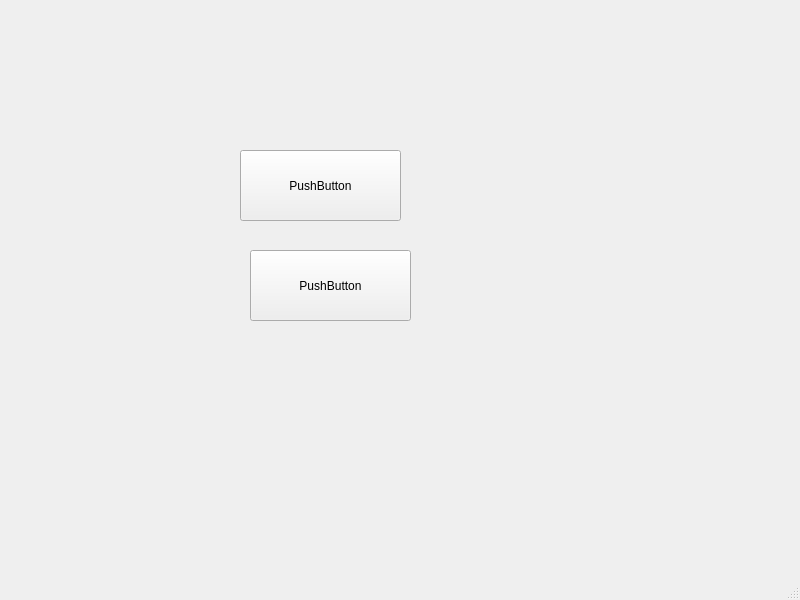
<?xml version="1.0" encoding="UTF-8"?>
<ui version="4.0">
 <class>MainWindow</class>
 <widget class="QMainWindow" name="MainWindow">
  <property name="geometry">
   <rect>
    <x>0</x>
    <y>0</y>
    <width>800</width>
    <height>600</height>
   </rect>
  </property>
  <property name="windowTitle">
   <string>MainWindow</string>
  </property>
  <widget class="QWidget" name="centralwidget">
   <widget class="QPushButton" name="pushButton">
    <property name="geometry">
     <rect>
      <x>240</x>
      <y>150</y>
      <width>161</width>
      <height>71</height>
     </rect>
    </property>
    <property name="text">
     <string>PushButton</string>
    </property>
   </widget>
   <widget class="QPushButton" name="pushButton_2">
    <property name="geometry">
     <rect>
      <x>250</x>
      <y>250</y>
      <width>161</width>
      <height>71</height>
     </rect>
    </property>
    <property name="text">
     <string>PushButton</string>
    </property>
   </widget>
  </widget>
  <widget class="QMenuBar" name="menubar">
   <property name="geometry">
    <rect>
     <x>0</x>
     <y>0</y>
     <width>800</width>
     <height>25</height>
    </rect>
   </property>
  </widget>
  <widget class="QStatusBar" name="statusbar"/>
 </widget>
 <resources/>
 <connections/>
</ui>
